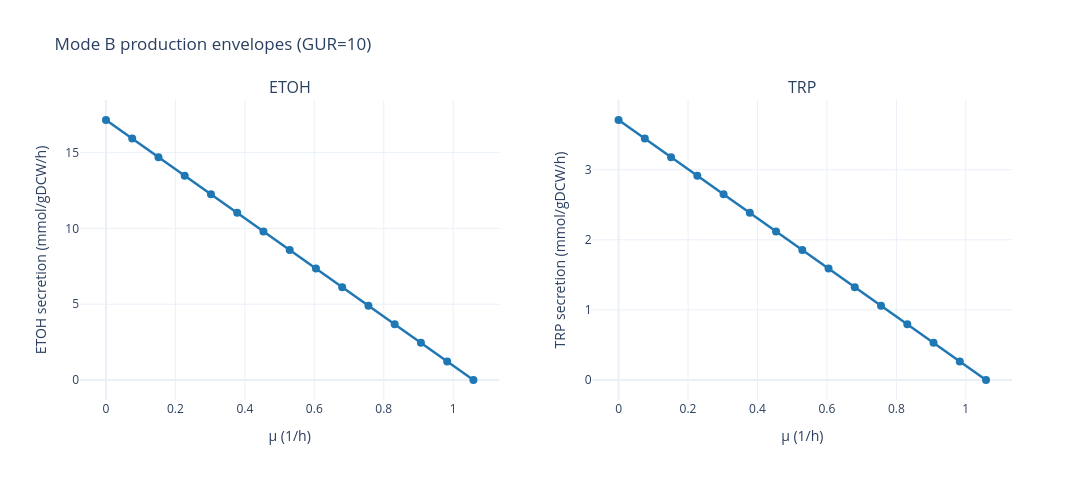

Write notebook code for a chart like this one.
### Markdown cell above
### Mode B — linear envelopes (ETOH, TRP)

Sweep `v_biomass` from 0 to `v_max(w=0)` at GUR=10. At each fixed v_biomass, maximize product secretion. Plot ETOH and TRP envelopes side-by-side.

### Code cell
# Mode B — production envelopes for ETOH and TRP at GUR=10.
# For each product, sweep v_biomass from 0 to v_max(w=0); at each fixed v, max product.
PRODUCTS = [
    ('ETOH[p] exchange rev', 'ETOH'),
    ('TRP[p] exchange rev',  'TRP'),
]

def to_mmol(counts_s):
    return counts_s * c2m_empirical * 3600 / rho_dry if counts_s is not None else None

# Mode B v_max (no kinetic loss, biomass-max at GUR=10)
r_modeB = biomass_max_solve(
    model_e, biomass_idx, biomass_scale, maintenance,
    mode='B',
    glucose_bound_counts_s=glucose_bound_counts_s,
    glucose_exch_idx=glucose_exch_idx,
)
v_max_modeB = r_modeB['v_biomass_user']
print(f'Mode B v_biomass_max = {v_max_modeB:.4f}  (μ = {r_modeB["mu_per_h"]:.3f} 1/h)')

n_steps = 15
v_grid = np.linspace(0, v_max_modeB, n_steps)
envelopes_modeB = {}
for exch_id, short in PRODUCTS:
    secrete_idx = exchange_metabolites.index(exch_id)
    products = []
    for v in v_grid:
        r = biomass_max_solve(
            model_e, biomass_idx, biomass_scale, maintenance,
            mode='B',
            glucose_bound_counts_s=glucose_bound_counts_s,
            glucose_exch_idx=glucose_exch_idx,
            secrete_exchange=secrete_idx,
            fix_v_biomass_user=float(v),
        )
        products.append(to_mmol(r['product_counts_s']) if r['status'] == 'optimal' else None)
    envelopes_modeB[short] = (v_grid, products)
    print(f'  {short}: P @ v=0 = {products[0]:.2f},  P @ v_max = {products[-1]:.2f} mmol/gDCW/h')

# Plot side by side
fig = make_subplots(rows=1, cols=2,
                    subplot_titles=[s for _, s in PRODUCTS],
                    horizontal_spacing=0.10)
for col_i, (exch_id, short) in enumerate(PRODUCTS, start=1):
    v, p = envelopes_modeB[short]
    fig.add_trace(
        Scatter(x=v * 0.945, y=p, mode='lines+markers',
                line=dict(color='#1f77b4', width=2.5),
                marker=dict(size=8), showlegend=False),
        row=1, col=col_i,
    )
    fig.update_xaxes(title='μ (1/h)', row=1, col=col_i)
    fig.update_yaxes(title=f'{short} secretion (mmol/gDCW/h)', row=1, col=col_i)
fig.update_layout(
    title='Mode B production envelopes (GUR=10)',
    template='plotly_white', height=480, width=1100,
)
fig.show()

### Figure 1 — Plotly figure (JSON) as saved in the notebook; plotly's stock layout.template omitted (floating-point values rounded to 4 significant figures)
{"data": [{"line": {"color": "#1f77b4", "width": 2.5}, "marker": {"size": 8}, "mode": "lines+markers", "showlegend": false, "type": "scatter", "x": [0.0, 0.07559, 0.1512, 0.2268, 0.3024, 0.3779, 0.4535, 0.5291, 0.6047, 0.6803, 0.7559, 0.8315, 0.9071, 0.9826, 1.058], "xaxis": "x", "y": [17.15, 15.93, 14.7, 13.48, 12.25, 11.03, 9.803, 8.577, 7.352, 6.127, 4.901, 3.676, 2.451, 1.225, 0], "yaxis": "y"}, {"line": {"color": "#1f77b4", "width": 2.5}, "marker": {"size": 8}, "mode": "lines+markers", "showlegend": false, "type": "scatter", "x": [0.0, 0.07559, 0.1512, 0.2268, 0.3024, 0.3779, 0.4535, 0.5291, 0.6047, 0.6803, 0.7559, 0.8315, 0.9071, 0.9826, 1.058], "xaxis": "x2", "y": [3.709, 3.444, 3.179, 2.914, 2.649, 2.384, 2.119, 1.855, 1.59, 1.325, 1.06, 0.7948, 0.5299, 0.2649, 1.135e-14], "yaxis": "y2"}], "layout": {"annotations": [{"font": {"size": 16}, "showarrow": false, "text": "ETOH", "x": 0.225, "xanchor": "center", "xref": "paper", "y": 1, "yanchor": "bottom", "yref": "paper"}, {"font": {"size": 16}, "showarrow": false, "text": "TRP", "x": 0.775, "xanchor": "center", "xref": "paper", "y": 1, "yanchor": "bottom", "yref": "paper"}], "height": 480, "title": {"text": "Mode B production envelopes (GUR=10)"}, "width": 1100, "xaxis": {"anchor": "y", "domain": [0, 0.45], "title": {"text": "μ (1/h)"}}, "xaxis2": {"anchor": "y2", "domain": [0.55, 1], "title": {"text": "μ (1/h)"}}, "yaxis": {"anchor": "x", "domain": [0, 1], "title": {"text": "ETOH secretion (mmol/gDCW/h)"}}, "yaxis2": {"anchor": "x2", "domain": [0, 1], "title": {"text": "TRP secretion (mmol/gDCW/h)"}}}}
